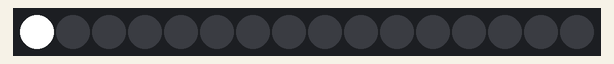
This program was run on a simulated CircuitPython board. On the bench: 16 RGB LEDs in strip order, left to right.

Above: at 0.05 s.
At 0.45 s:
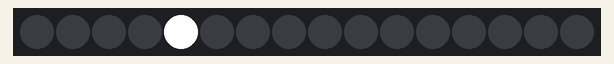
At 0.95 s:
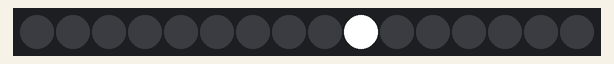
At 1.46 s:
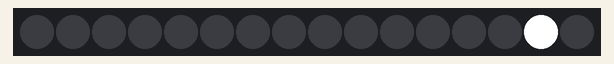
At 1.96 s:
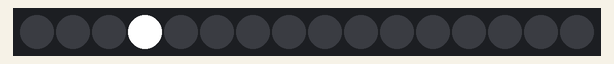

Measured:
- by itself, everything shown: repeats every 1.6 s, in 16 steps

The program:

12.py
```python
import board, neopixel, time

NUM = 16
pixels = neopixel.NeoPixel(board.D18, NUM, auto_write=False)

while True:
    for i in range(NUM):
        pixels.fill((0,0,0))
        pixels[i] = (255,255,255)
        pixels.show()
        time.sleep(0.1)
```
